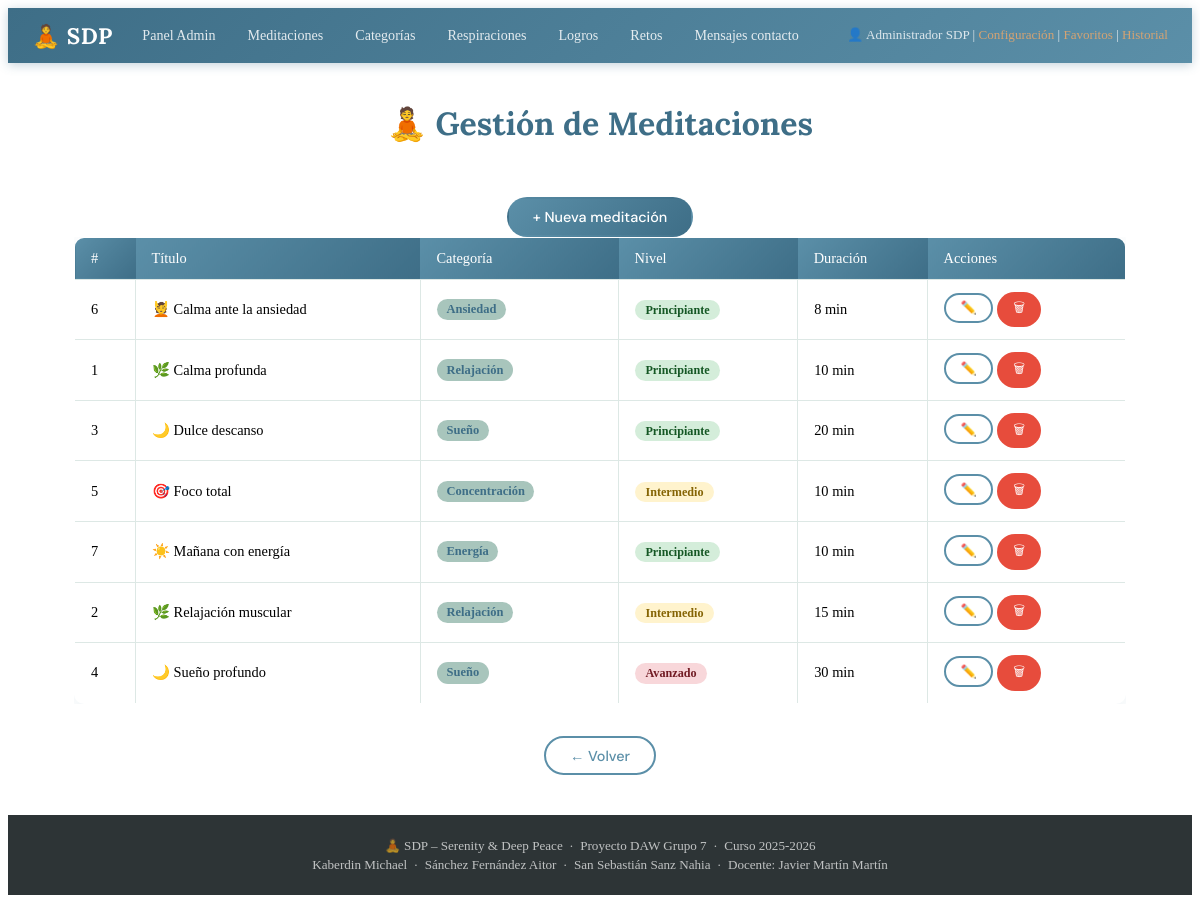
The app's page /controller/MeditacionController.php?action=listarAdmin (signed in) with its own data.
### tables this page shows
CREATE TABLE IF NOT EXISTS meditaciones (
    id_meditacion INT AUTO_INCREMENT PRIMARY KEY,
    titulo        VARCHAR(150) NOT NULL,
    descripcion   TEXT,
    id_categoria  INT,
    nivel         ENUM('principiante','intermedio','avanzado') NOT NULL DEFAULT 'principiante',
    duracion_min  TINYINT UNSIGNED NOT NULL DEFAULT 10,
    icono         VARCHAR(10) DEFAULT '🧘',
    archivo_audio VARCHAR(200),
    instrucciones TEXT,
    FOREIGN KEY (id_categoria) REFERENCES categorias(id_categoria) ON DELETE SET NULL
);

CREATE TABLE IF NOT EXISTS categorias (
    id_categoria INT AUTO_INCREMENT PRIMARY KEY,
    nombre       VARCHAR(80) NOT NULL UNIQUE,
    descripcion  TEXT,
    icono        VARCHAR(10) DEFAULT '🏷️'
);

### dao/SDPBD.php (called while the page is built, shortened)
<?php
class SDPBD {
    private static $conexion = null;
    private static function conexionBD() {
        $config = parse_ini_file(__DIR__ . "/../config/conf.ini");
        if (self::$conexion === null) {
            self::$conexion = new mysqli(
                $config['server'],
                $config['user'],
                $config['pasw'],
                $config['bd']
            );
        }
        self::$conexion->set_charset("utf8mb4");
        return self::$conexion;
    }
    public static function preparar($conexion, $consulta, ...$parametros) {
        $preparacion = $conexion->prepare($consulta);
        return $preparacion;
    }
    public static function consultaLectura($consulta, ...$parametros) {
        $conexion    = self::conexionBD();
        $preparacion = self::preparar($conexion, $consulta, ...$parametros);
        $preparacion->execute();
        $resultado = $preparacion->get_result();
        if ($resultado->num_rows > 0) {
            return $resultado->fetch_all(MYSQLI_ASSOC);
        }
        return null;
    }
}
?>

### dao/MeditacionDAO.php (called while the page is built, shortened)
<?php
require_once(__DIR__ . '/../dao/SDPBD.php');
require_once(__DIR__ . '/../model/MeditacionModel.php');
class MeditacionDAO {
    private static function filaAModelo($fila) {
        $m = new MeditacionModel();
        $m->setIdMeditacion($fila['id_meditacion']);
        $m->setTitulo($fila['titulo']);
        $m->setDescripcion($fila['descripcion'] ?? null);
        $m->setIdCategoria($fila['id_categoria']);
        $m->setNombreCategoria($fila['nombre_categoria'] ?? null);
        $m->setNivel($fila['nivel']);
        $m->setDuracionMin($fila['duracion_min']);
        $m->setIcono($fila['icono'] ?? '🧘');
        $m->setArchivoAudio($fila['archivo_audio'] ?? null);
        $m->setInstrucciones($fila['instrucciones'] ?? null);
        return $m;
    }
    public static function listarTodas() {
        $consulta = "SELECT m.*, c.nombre AS nombre_categoria
                     FROM meditaciones m
                     LEFT JOIN categorias c ON m.id_categoria = c.id_categoria
                     ORDER BY m.titulo";
        $resultado = SDPBD::consultaLectura($consulta);
        $lista = [];
        if ($resultado) {
            foreach ($resultado as $fila) {
                $lista[] = self::filaAModelo($fila);
            }
        }
        return $lista;
    }
}
?>

### model/MeditacionModel.php (called while the page is built, shortened)
<?php
class MeditacionModel {
    private $id_meditacion;
    private $titulo;
    private $nombre_categoria;
    private $nivel;
    private $duracion_min;
    private $icono;
    public function getIdMeditacion()      { return $this->id_meditacion; }
    public function setIdMeditacion($v)    { $this->id_meditacion = $v; }
    public function getTitulo()            { return $this->titulo; }
    public function setTitulo($v)          { $this->titulo = $v; }
    public function getNombreCategoria()   { return $this->nombre_categoria; }
    public function setNombreCategoria($v) { $this->nombre_categoria = $v; }
    public function getNivel()             { return $this->nivel; }
    public function setNivel($v)           { $this->nivel = $v; }
    public function getDuracionMin()       { return $this->duracion_min; }
    public function setDuracionMin($v)     { $this->duracion_min = $v; }
    public function getIcono()             { return $this->icono; }
    public function setIcono($v)           { $this->icono = $v; }
}
?>

### view/admin/meditacionesView.php (the view, shortened to what this page needs)
<?php include __DIR__ . '/../../view/statics/cabeceraView.php'; ?>
<main>
    <h1>🧘 Gestión de Meditaciones</h1>
    <div class="dashboardActions" style="justify-content:flex-end;">
        <form method="POST" action="/<?php echo $projectName; ?>/controller/MeditacionController.php">
            <button type="submit" class="botones botones-primario">+ Nueva meditación</button>
        </form>
    </div>
    <?php if (empty($meditaciones)): ?>
        <p class="texto-vacio">No hay meditaciones registradas.</p>
    <?php else: ?>
    <div class="tabla-scroll">
        <table class="tabla">
            <thead>
                <tr><th>#</th><th>Título</th><th>Categoría</th><th>Nivel</th><th>Duración</th><th>Acciones</th></tr>
            </thead>
            <tbody>
                <?php foreach ($meditaciones as $m): ?>
                <tr>
                    <td><?php echo $m->getIdMeditacion(); ?></td>
                    <td><?php echo htmlspecialchars($m->getIcono() . ' ' . $m->getTitulo()); ?></td>
                    <td><span class="badge"><?php echo htmlspecialchars($m->getNombreCategoria() ?? '-'); ?></span></td>
                    <td><span class="nivel nivel-<?php echo $m->getNivel(); ?>"><?php echo ucfirst($m->getNivel()); ?></span></td>
                    <td><?php echo $m->getDuracionMin(); ?> min</td>
                    <td>
                        <form method="POST" action="/<?php echo $projectName; ?>/controller/MeditacionController.php" style="display:inline;">
                            <button type="submit" class="botones btn-sm">✏️</button>
                        </form>
                        <form method="POST" action="/<?php echo $projectName; ?>/controller/MeditacionController.php" style="display:inline;"
                              onsubmit="return confirm('¿Eliminar esta meditación?');">
                            <button type="submit" class="botones botones-peligro btn-sm">🗑</button>
                        </form>
                    </td>
                </tr>
                <?php endforeach; ?>
            </tbody>
        </table>
    </div>
    <?php endif; ?>
    <div class="dashboardActions">
        <button class="botones" onclick="history.back()">← Volver</button>
    </div>
</main>
<?php include __DIR__ . '/../../view/statics/pieView.php'; ?>

### assets/css/styles.css (style rules this page uses)
:root { --primario: #5b8fa8; --primario-dk: #3e6e87; --secundario: #a8c5bc; --acento: #d4a373; --fondo: #f8f5f0; --fondo-card: #ffffff; --texto: #2d3436; --texto-muted: #7f8c8d; --borde: #dde8e5; --peligro: #e74c3c; --ok: #27ae60; --sombra: 0 4px 20px rgba(91, 143, 168, .12); --radio: 10px; }
*, *::before, *::after { box-sizing: border-box; }
h1, h2, h3, h4 { font-family: 'Lora', serif; color: var(--primario-dk); margin-top: 0; }
main { grid-area: main; padding: 2.5rem 1.5rem; display: flex; flex-direction: column; align-items: center; max-width: 1100px; margin: 0 auto; width: 100%; }
form { all: unset; width: 100%; display: flex; flex-direction: column; align-items: center; }
.botones { display: inline-block; padding: .55rem 1.5rem; background: var(--fondo-card); color: var(--primario); border: 2px solid var(--primario); border-radius: 25px; font-family: 'DM Sans', sans-serif; font-weight: 500; font-size: .9rem; cursor: pointer; margin-top: .5rem; text-decoration: none; transition: all .2s; }
.botones-primario { background: linear-gradient(135deg, var(--primario), var(--primario-dk)); color: #fff; border-color: transparent; }
.botones-peligro { background: var(--peligro); color: #fff; border-color: transparent; }
.btn-sm { padding: .3rem .9rem; font-size: .82rem; margin-top: 0; }
.dashboardActions { display: flex; flex-wrap: wrap; gap: .7rem; justify-content: center; margin-top: 1.5rem; width: 100%; }
.tabla-scroll { width: 100%; overflow-x: auto; }
.tabla { width: 100%; border-collapse: collapse; background: var(--fondo-card); border: 1px solid var(--borde); border-radius: var(--radio); overflow: hidden; box-shadow: var(--sombra); }
.tabla th, .tabla td { padding: .75rem 1rem; border: 1px solid var(--borde); text-align: left; font-size: .9rem; vertical-align: middle; }
.tabla th { background: linear-gradient(135deg, var(--primario), var(--primario-dk)); color: #fff; font-weight: 500; border: none; }
.nivel { font-size: .76rem; font-weight: 600; padding: .2rem .65rem; border-radius: 20px; white-space: nowrap; }
.nivel-principiante { background: #d4edda; color: #155724; }
.nivel-intermedio { background: #fff3cd; color: #856404; }
.nivel-avanzado { background: #f8d7da; color: #721c24; }
.badge { display: inline-block; padding: .2rem .6rem; border-radius: 20px; font-size: .78rem; font-weight: 600; background: var(--secundario); color: var(--primario-dk); }

### records on screen
meditaciones: id_meditacion "6", $m->getIcono() . ' ' . $m->getTitulo() "💆 Calma ante la ansiedad", id_categoria.nombre "Ansiedad", nivel "Principiante", duracion_min "8"
meditaciones: id_meditacion "1", $m->getIcono() . ' ' . $m->getTitulo() "🌿 Calma profunda", id_categoria.nombre "Relajación", nivel "Principiante", duracion_min "10"
meditaciones: id_meditacion "3", $m->getIcono() . ' ' . $m->getTitulo() "🌙 Dulce descanso", id_categoria.nombre "Sueño", nivel "Principiante", duracion_min "20"
meditaciones: id_meditacion "5", $m->getIcono() . ' ' . $m->getTitulo() "🎯 Foco total", id_categoria.nombre "Concentración", nivel "Intermedio", duracion_min "10"
meditaciones: id_meditacion "7", $m->getIcono() . ' ' . $m->getTitulo() "☀️ Mañana con energía", id_categoria.nombre "Energía", nivel "Principiante", duracion_min "10"
meditaciones: id_meditacion "2", $m->getIcono() . ' ' . $m->getTitulo() "🌿 Relajación muscular", id_categoria.nombre "Relajación", nivel "Intermedio", duracion_min "15"
meditaciones: id_meditacion "4", $m->getIcono() . ' ' . $m->getTitulo() "🌙 Sueño profundo", id_categoria.nombre "Sueño", nivel "Avanzado", duracion_min "30"

### other values on screen
$_SESSION['nombre_completo'] "Administrador SDP"
